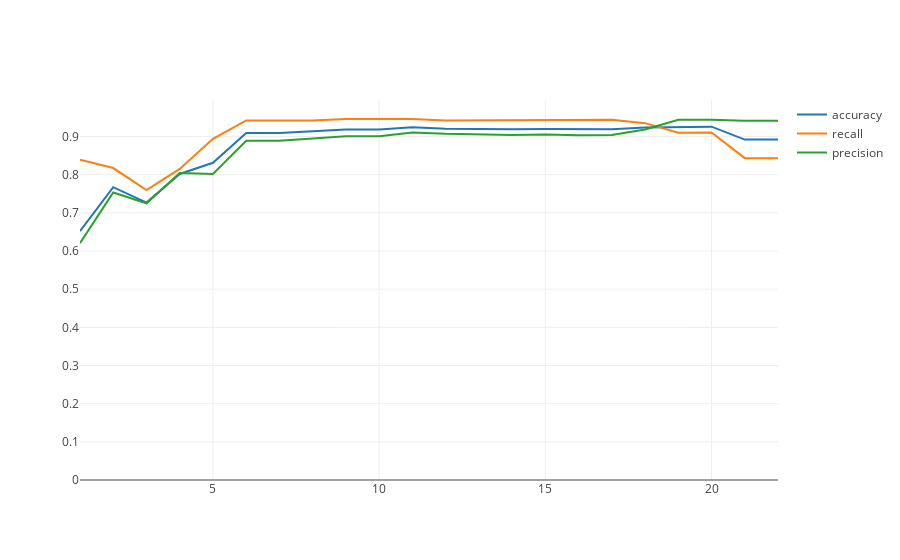

Source (notebook cell):
### Markdown cell above
### Gaussian Naive Bayes

https://scikit-learn.org/stable/modules/generated/sklearn.naive_bayes.GaussianNB.html#sklearn.naive_bayes.GaussianNB

### Code cell
from sklearn.naive_bayes import GaussianNB

clf_gaus = GaussianNB()
iplot(test_different_features(22, clf_gaus, X, y), filename='Gaussian Naive Bayes metrics')

### Figure 1 — Plotly figure (JSON) as saved in the notebook; plotly's stock layout.template omitted (floating-point values rounded to 4 significant figures)
{"data": [{"name": "accuracy", "type": "scatter", "uid": "3feddeb4-eea7-4e0d-ba92-f21c80e40f3e", "x": [1, 2, 3, 4, 5, 6, 7, 8, 9, 10, 11, 12, 13, 14, 15, 16, 17, 18, 19, 20, 21, 22], "y": [0.652, 0.7673, 0.727, 0.8019, 0.831, 0.9094, 0.9094, 0.9131, 0.9183, 0.9183, 0.9239, 0.9202, 0.9191, 0.9191, 0.9198, 0.9187, 0.9191, 0.9235, 0.9254, 0.9258, 0.8918, 0.8918]}, {"name": "recall", "type": "scatter", "uid": "37b1fc5f-81b0-4312-b06e-a1ccb5ab207f", "x": [1, 2, 3, 4, 5, 6, 7, 8, 9, 10, 11, 12, 13, 14, 15, 16, 17, 18, 19, 20, 21, 22], "y": [0.839, 0.8173, 0.7596, 0.8152, 0.8939, 0.9422, 0.9422, 0.9422, 0.9458, 0.9458, 0.9458, 0.9422, 0.9422, 0.9437, 0.9437, 0.9437, 0.9437, 0.935, 0.9097, 0.9105, 0.8433, 0.8433]}, {"name": "precision", "type": "scatter", "uid": "778abc44-20a1-49ae-ab2f-3e6bc032eb6a", "x": [1, 2, 3, 4, 5, 6, 7, 8, 9, 10, 11, 12, 13, 14, 15, 16, 17, 18, 19, 20, 21, 22], "y": [0.6207, 0.7532, 0.725, 0.8041, 0.8018, 0.889, 0.889, 0.8951, 0.901, 0.901, 0.9104, 0.9069, 0.905, 0.9039, 0.9051, 0.9032, 0.9039, 0.9184, 0.9438, 0.9439, 0.9412, 0.9412]}], "layout": {"yaxis": {"autorange": true, "rangemode": "tozero"}}}
